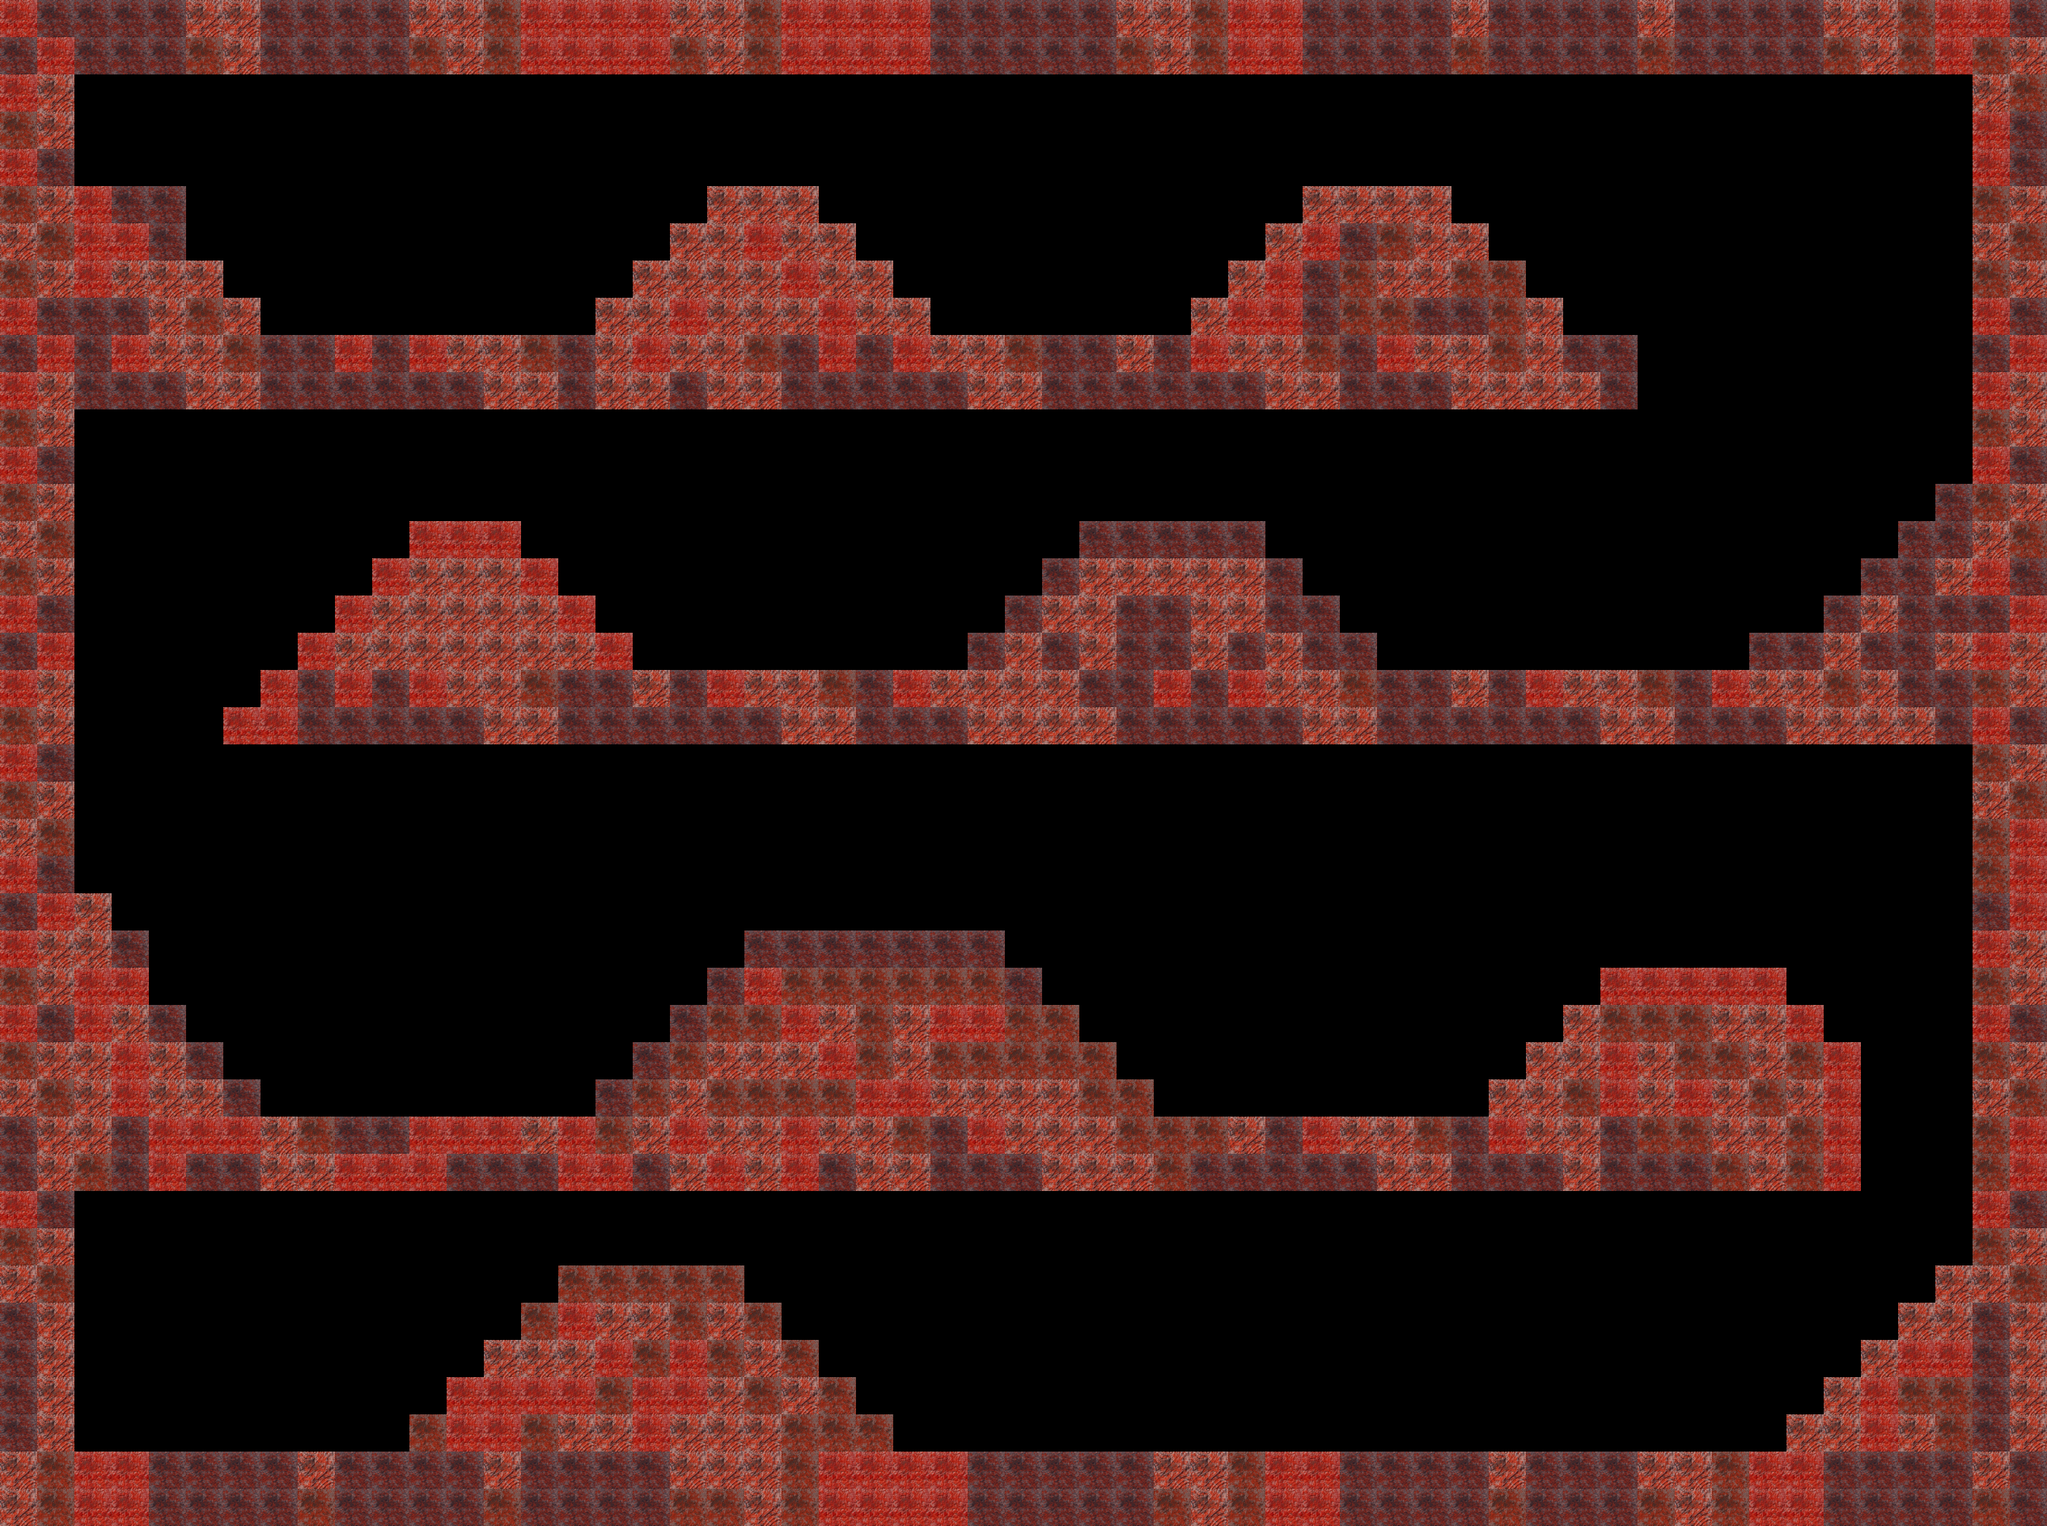

This is a level from a 2D game, rendered from its Tiled map with the project's own tilesets. A one-line summary and the complete map file follow:
An orthogonal 55x41 tile map with 50x50 px tiles, 1 tile layer (Vrstva dlaždic 1).

<map version="1.0" orientation="orthogonal" renderorder="right-down" width="55" height="41" tilewidth="50" tileheight="50">
 <tileset firstgid="1" name="Sada" tilewidth="50" tileheight="50">
  <tile id="0">
   <image width="50" height="50" source="../res/img/levels/tiles/6_50_50.png" />
  </tile>
  <tile id="1">
   <image width="50" height="50" source="../res/img/levels/tiles/5_50_50.png" />
  </tile>
  <tile id="2">
   <image width="50" height="50" source="../res/img/levels/tiles/4_50_50.png" />
  </tile>
  <tile id="3">
   <image width="50" height="50" source="../res/img/levels/tiles/3_50_50.png" />
  </tile>
 </tileset>
 <layer name="Vrstva dlaždic 1" width="55" height="41">
  <data encoding="csv">
2,1,1,1,1,3,3,1,1,1,1,3,3,4,2,2,2,2,3,3,4,2,2,2,2,1,1,1,1,1,3,3,4,2,2,1,1,1,1,3,1,1,1,1,3,1,1,1,1,3,3,4,2,2,1,
1,2,1,1,1,4,3,1,1,1,1,4,3,4,2,2,2,2,4,3,4,2,2,2,2,1,1,1,1,1,4,3,4,2,2,1,1,1,1,4,1,1,1,1,4,1,1,1,1,4,3,4,2,4,3,
2,3,0,0,0,0,0,0,0,0,0,0,0,0,0,0,0,0,0,0,0,0,0,0,0,0,0,0,0,0,0,0,0,0,0,0,0,0,0,0,0,0,0,0,0,0,0,0,0,0,0,0,0,3,4,
4,3,0,0,0,0,0,0,0,0,0,0,0,0,0,0,0,0,0,0,0,0,0,0,0,0,0,0,0,0,0,0,0,0,0,0,0,0,0,0,0,0,0,0,0,0,0,0,0,0,0,0,0,2,1,
2,1,0,0,0,0,0,0,0,0,0,0,0,0,0,0,0,0,0,0,0,0,0,0,0,0,0,0,0,0,0,0,0,0,0,0,0,0,0,0,0,0,0,0,0,0,0,0,0,0,0,0,0,2,1,
4,3,2,1,1,0,0,0,0,0,0,0,0,0,0,0,0,0,0,3,3,3,0,0,0,0,0,0,0,0,0,0,0,0,0,3,3,3,3,0,0,0,0,0,0,0,0,0,0,0,0,0,0,4,3,
3,4,2,2,1,0,0,0,0,0,0,0,0,0,0,0,0,0,3,3,2,3,3,0,0,0,0,0,0,0,0,0,0,0,3,2,1,4,3,3,0,0,0,0,0,0,0,0,0,0,0,0,0,3,4,
4,3,2,3,3,3,0,0,0,0,0,0,0,0,0,0,0,3,3,3,3,2,3,3,0,0,0,0,0,0,0,0,0,3,2,1,4,3,3,4,4,0,0,0,0,0,0,0,0,0,0,0,0,4,3,
2,1,1,1,3,4,3,0,0,0,0,0,0,0,0,0,3,3,2,3,3,3,2,3,3,0,0,0,0,0,0,0,3,2,2,1,4,4,1,1,4,3,0,0,0,0,0,0,0,0,0,0,0,2,1,
1,2,1,2,3,3,4,1,1,2,1,2,3,3,4,1,3,2,3,3,4,1,2,1,2,3,3,4,1,1,3,1,2,3,3,4,1,2,3,3,4,3,1,1,0,0,0,0,0,0,0,0,0,1,2,
2,3,1,1,1,3,3,1,1,1,1,1,1,3,3,1,3,3,1,3,3,1,1,1,1,1,3,3,1,1,1,1,1,1,3,3,1,1,1,3,3,3,3,1,0,0,0,0,0,0,0,0,0,2,3,
4,3,0,0,0,0,0,0,0,0,0,0,0,0,0,0,0,0,0,0,0,0,0,0,0,0,0,0,0,0,0,0,0,0,0,0,0,0,0,0,0,0,0,0,0,0,0,0,0,0,0,0,0,4,3,
2,1,0,0,0,0,0,0,0,0,0,0,0,0,0,0,0,0,0,0,0,0,0,0,0,0,0,0,0,0,0,0,0,0,0,0,0,0,0,0,0,0,0,0,0,0,0,0,0,0,0,0,0,2,1,
4,3,0,0,0,0,0,0,0,0,0,0,0,0,0,0,0,0,0,0,0,0,0,0,0,0,0,0,0,0,0,0,0,0,0,0,0,0,0,0,0,0,0,0,0,0,0,0,0,0,0,0,1,4,3,
3,4,0,0,0,0,0,0,0,0,0,2,2,2,0,0,0,0,0,0,0,0,0,0,0,0,0,0,0,1,1,1,1,1,0,0,0,0,0,0,0,0,0,0,0,0,0,0,0,0,0,1,1,3,4,
4,3,0,0,0,0,0,0,0,0,2,3,3,3,2,0,0,0,0,0,0,0,0,0,0,0,0,0,1,3,3,3,3,3,1,0,0,0,0,0,0,0,0,0,0,0,0,0,0,0,1,1,3,2,1,
2,1,0,0,0,0,0,0,0,2,3,3,3,3,3,2,0,0,0,0,0,0,0,0,0,0,0,1,3,3,1,1,3,3,1,1,0,0,0,0,0,0,0,0,0,0,0,0,0,1,3,1,1,1,2,
1,2,0,0,0,0,0,0,2,3,3,3,3,3,3,3,2,0,0,0,0,0,0,0,0,0,1,3,1,3,1,1,3,1,3,1,1,0,0,0,0,0,0,0,0,0,0,1,1,3,1,1,3,2,3,
2,3,0,0,0,0,0,2,1,2,1,2,3,3,4,1,1,3,1,2,3,3,4,1,2,3,3,3,3,1,1,2,1,2,3,3,4,1,1,3,1,2,3,3,4,1,2,3,3,4,3,1,1,4,3,
4,3,0,0,0,0,2,2,1,1,1,1,1,3,3,1,1,1,1,1,1,3,3,1,1,1,3,3,3,3,1,1,1,1,1,3,3,1,1,1,1,1,1,3,3,1,1,1,3,3,3,3,1,2,1,
2,1,0,0,0,0,0,0,0,0,0,0,0,0,0,0,0,0,0,0,0,0,0,0,0,0,0,0,0,0,0,0,0,0,0,0,0,0,0,0,0,0,0,0,0,0,0,0,0,0,0,0,0,4,3,
4,3,0,0,0,0,0,0,0,0,0,0,0,0,0,0,0,0,0,0,0,0,0,0,0,0,0,0,0,0,0,0,0,0,0,0,0,0,0,0,0,0,0,0,0,0,0,0,0,0,0,0,0,3,4,
3,4,0,0,0,0,0,0,0,0,0,0,0,0,0,0,0,0,0,0,0,0,0,0,0,0,0,0,0,0,0,0,0,0,0,0,0,0,0,0,0,0,0,0,0,0,0,0,0,0,0,0,0,4,2,
2,1,0,0,0,0,0,0,0,0,0,0,0,0,0,0,0,0,0,0,0,0,0,0,0,0,0,0,0,0,0,0,0,0,0,0,0,0,0,0,0,0,0,0,0,0,0,0,0,0,0,0,0,4,2,
1,2,3,0,0,0,0,0,0,0,0,0,0,0,0,0,0,0,0,0,0,0,0,0,0,0,0,0,0,0,0,0,0,0,0,0,0,0,0,0,0,0,0,0,0,0,0,0,0,0,0,0,0,1,2,
2,3,3,1,0,0,0,0,0,0,0,0,0,0,0,0,0,0,0,0,1,1,1,1,1,1,1,0,0,0,0,0,0,0,0,0,0,0,0,0,0,0,0,0,0,0,0,0,0,0,0,0,0,2,3,
4,3,2,2,0,0,0,0,0,0,0,0,0,0,0,0,0,0,0,1,2,4,4,4,4,4,4,1,0,0,0,0,0,0,0,0,0,0,0,0,0,0,0,2,2,2,2,2,0,0,0,0,0,4,3,
2,1,2,3,1,0,0,0,0,0,0,0,0,0,0,0,0,0,1,4,4,2,3,4,3,2,2,4,4,0,0,0,0,0,0,0,0,0,0,0,0,0,3,4,4,4,3,3,2,0,0,0,0,2,1,
4,3,3,2,3,1,0,0,0,0,0,0,0,0,0,0,0,1,4,3,3,3,2,4,3,4,4,4,4,4,0,0,0,0,0,0,0,0,0,0,0,3,3,2,3,4,4,3,4,2,0,0,0,4,3,
3,4,3,2,3,3,1,0,0,0,0,0,0,0,0,0,1,4,3,4,4,4,4,2,2,3,3,3,3,4,4,0,0,0,0,0,0,0,0,0,3,3,4,2,3,2,3,4,3,2,0,0,0,3,4,
1,3,3,1,2,2,2,3,4,1,1,2,2,2,3,2,4,3,2,3,3,2,3,3,4,1,2,3,3,3,4,4,4,3,1,2,3,3,4,1,2,3,3,1,4,4,3,3,4,2,0,0,0,4,2,
1,3,4,1,2,1,1,3,3,2,2,2,1,1,1,2,2,1,3,2,3,2,1,3,3,1,1,1,3,3,3,4,1,1,1,1,1,3,3,1,1,1,3,1,1,1,4,3,4,2,0,0,0,4,2,
2,1,0,0,0,0,0,0,0,0,0,0,0,0,0,0,0,0,0,0,0,0,0,0,0,0,0,0,0,0,0,0,0,0,0,0,0,0,0,0,0,0,0,0,0,0,0,0,0,0,0,0,0,2,1,
4,3,0,0,0,0,0,0,0,0,0,0,0,0,0,0,0,0,0,0,0,0,0,0,0,0,0,0,0,0,0,0,0,0,0,0,0,0,0,0,0,0,0,0,0,0,0,0,0,0,0,0,0,4,3,
3,4,0,0,0,0,0,0,0,0,0,0,0,0,0,4,4,4,4,4,0,0,0,0,0,0,0,0,0,0,0,0,0,0,0,0,0,0,0,0,0,0,0,0,0,0,0,0,0,0,0,0,3,3,4,
1,3,0,0,0,0,0,0,0,0,0,0,0,0,4,2,3,3,4,3,4,0,0,0,0,0,0,0,0,0,0,0,0,0,0,0,0,0,0,0,0,0,0,0,0,0,0,0,0,0,0,3,3,1,3,
1,3,0,0,0,0,0,0,0,0,0,0,0,3,3,3,2,4,2,4,3,4,0,0,0,0,0,0,0,0,0,0,0,0,0,0,0,0,0,0,0,0,0,0,0,0,0,0,0,0,3,2,2,1,3,
1,3,0,0,0,0,0,0,0,0,0,0,2,2,2,2,4,2,2,3,4,3,4,0,0,0,0,0,0,0,0,0,0,0,0,0,0,0,0,0,0,0,0,0,0,0,0,0,0,3,2,4,4,1,3,
1,3,0,0,0,0,0,0,0,0,0,4,2,2,4,3,3,2,3,3,3,4,4,4,0,0,0,0,0,0,0,0,0,0,0,0,0,0,0,0,0,0,0,0,0,0,0,0,3,3,2,3,4,1,3,
3,4,2,2,1,1,1,1,3,1,1,1,1,3,1,1,1,1,3,3,3,4,2,2,2,2,1,1,1,1,1,3,3,4,2,2,1,1,1,1,3,1,1,1,3,3,4,2,2,1,1,1,1,3,1,
3,4,2,2,1,1,1,1,4,1,1,1,1,4,1,1,1,1,4,4,3,4,2,2,2,2,1,1,1,1,1,4,3,4,2,2,1,1,1,1,4,1,1,1,4,3,4,2,2,1,1,1,1,4,1
</data>
 </layer>
</map>
